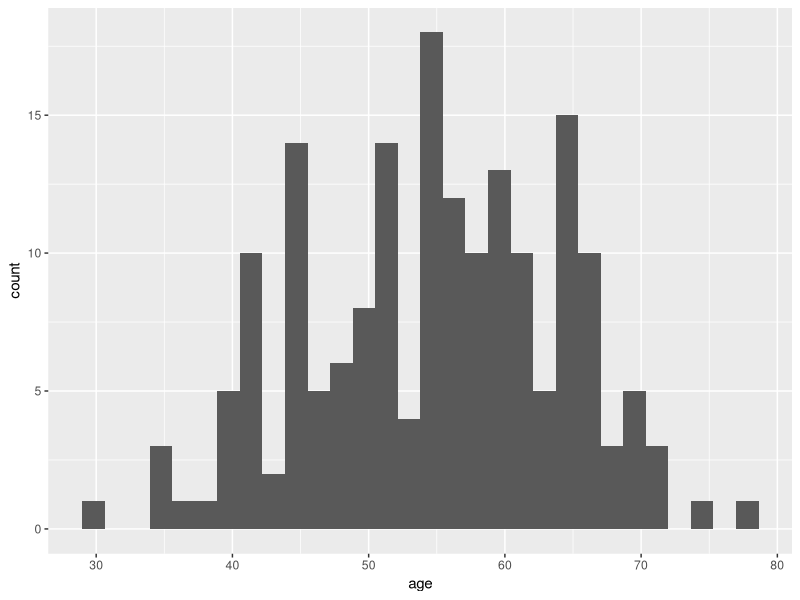
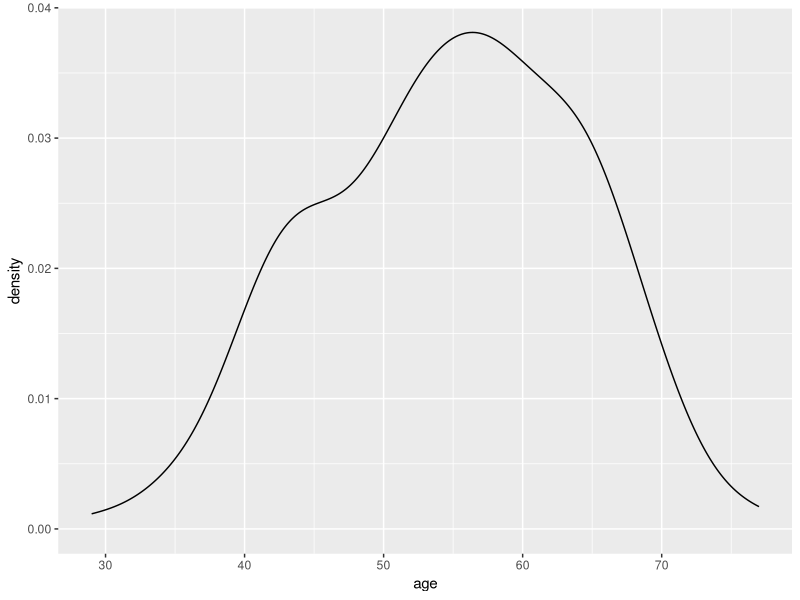
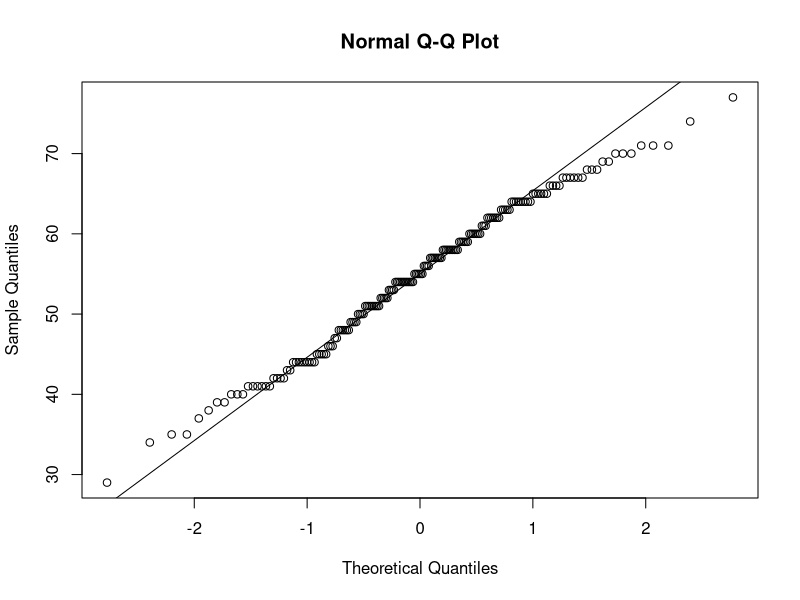
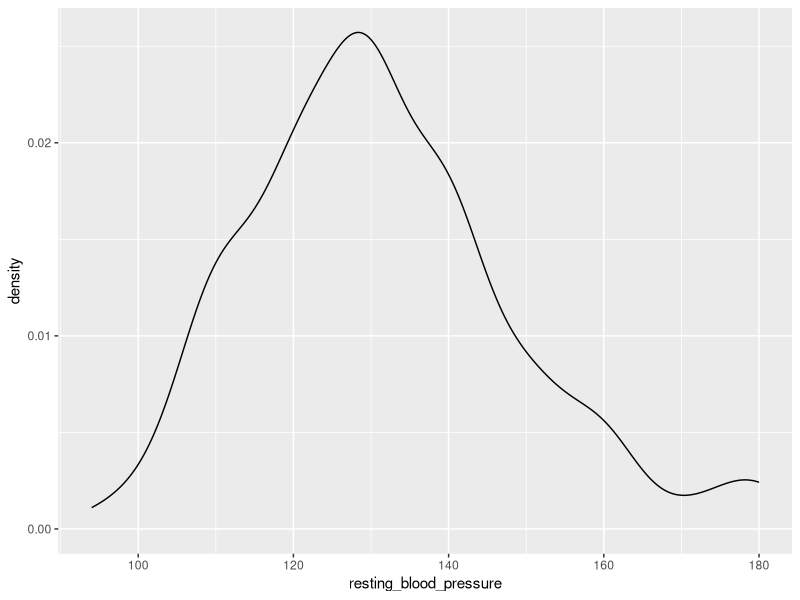
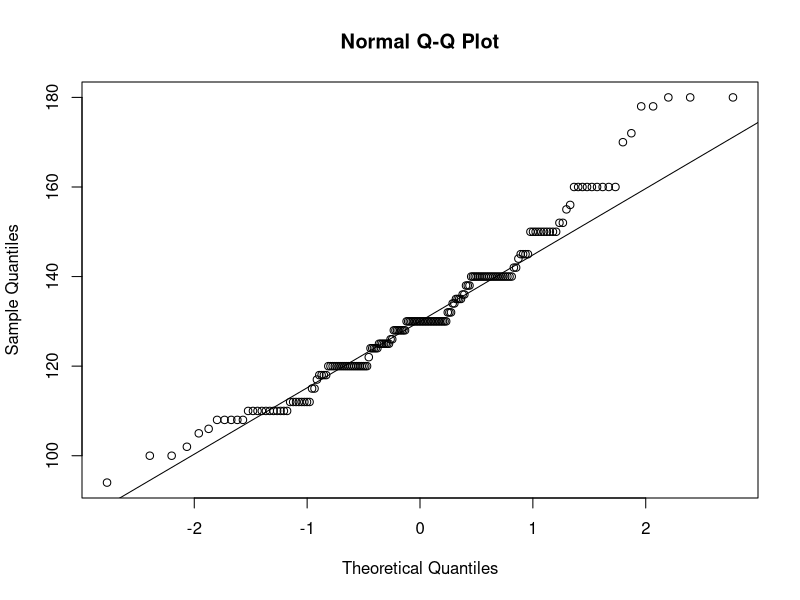
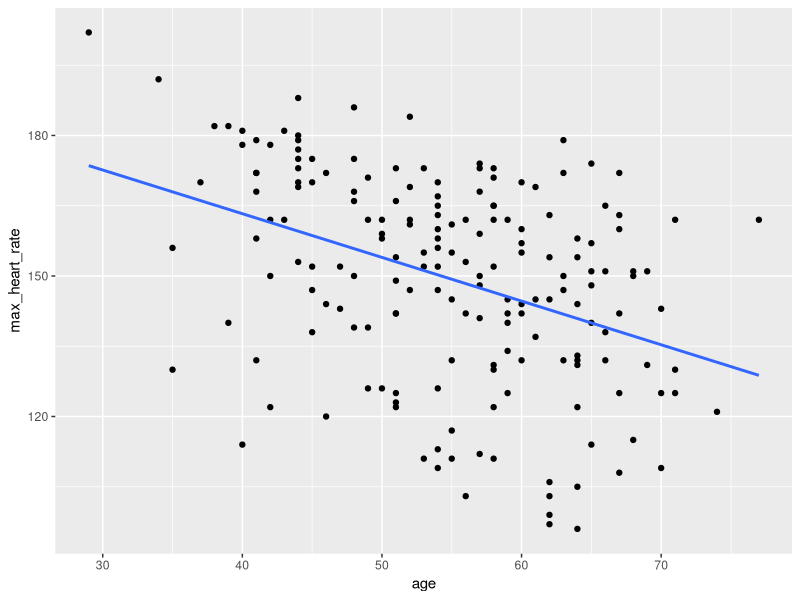

Reproduce these figures in R, in order.
## ---- chunk 1
knitr::opts_chunk$set(echo = TRUE)
## ---- chunk 2
library(readr)
library(tidyverse)
heart <- read_csv("./data/heart_disease.csv")
## ---- chunk 3
mean(heart$age)
## ---- chunk 4
median(heart$age)
## ---- chunk 5
# function for finding mode value
mode_find <- function(data){
  # counts the value
  count <- table(data)
  # find the value with maximum frequency
  mode_value <- names(count)[which(count == max(count))]
  return(mode_value)
}
mode_find(heart$thal_test)
## ---- chunk 6
mean(heart$serum_cholesterol)
## ---- chunk 7
median(heart$serum_cholesterol)
## ---- chunk 8
mode_find(heart$chest_pain_type)
## ---- chunk 9
range(heart$age)
## ---- chunk 10
min(heart$max_heart_rate)
max(heart$max_heart_rate)
## ---- chunk 11
IQR(heart$age)
## ---- chunk 12
quantile(heart$resting_blood_pressure)
## ---- chunk 13

range(heart$serum_cholesterol)
## ---- chunk 14

IQR(heart$serum_cholesterol)
## ---- chunk 15

range(heart$max_heart_rate)
## ---- chunk 16
print("inter quartile range:")
IQR(heart$max_heart_rate)
## ---- chunk 17
var(heart$resting_blood_pressure)
## ---- chunk 18
sd(heart$resting_blood_pressure)
## ---- chunk 19
var(heart$age)
sd(heart$age)
## ---- chunk 20
var(heart$serum_cholesterol)
sd(heart$serum_cholesterol)
## ---- chunk 21
ggplot(heart,aes(x = age))+
  geom_histogram()
## ---- chunk 22
ggplot(heart,aes(x = age))+
  geom_density()
## ---- chunk 23
qqnorm(heart$age)
qqline(heart$age)
## ---- chunk 24
shapiro.test(heart$age)
## ---- chunk 25
ggplot(heart,aes(x = resting_blood_pressure ))+
  geom_density()
## ---- chunk 26
qqnorm(heart$resting_blood_pressure)
qqline(heart$resting_blood_pressure)
## ---- chunk 27
shapiro.test(heart$resting_blood_pressure)
## ---- chunk 28
#library(moments)
#skewness(heart$max_heart_rate)
## ---- chunk 29
#kurtosis(heart$age)
## ---- chunk 30
summary(heart)
## ---- chunk 31
str(heart)
## ---- chunk 32
ttest_max_heart <-t.test(heart$resting_blood_pressure, mu = 120)
ttest_max_heart
## ---- chunk 33
t.test(heart$max_heart_rate , mu = 90 )
## ---- chunk 34
# extract the male and female data 
male_max<- heart %>% filter(sex == "male")
female_max <- heart %>% filter(sex == "female")
t.test(male_max$age,female_max$age, var.equal = TRUE, paired = FALSE)
## ---- chunk 35
male_max_heart<- heart %>% filter(sex == "male")
female_max_heart <- heart %>% filter(sex == "female")
t.test(male_max_heart$max_heart_rate,female_max_heart$max_heart_rate, var.equal = TRUE, paired = FALSE)
## ---- chunk 36
# creating random data 
set.seed(123);
before <- rnorm(100, mean=2, sd=1);
after <- rnorm(100, mean=3, sd=1);

data <- data.frame(before, after);
t.test(data$before, data$after, paired=TRUE);
## ---- chunk 37
chisq_chest_heart <- chisq.test(heart$chest_pain_type, heart$heart_disease)
chisq_chest_heart
## ---- chunk 38
library(broom)
library(knitr)
chisq_chest_heart$observed %>% kable()
## ---- chunk 39
fisher.test(heart$chest_pain_type, heart$heart_disease)
## ---- chunk 40
chisq.test(heart$sex, heart$heart_disease)
## ---- chunk 41
cor(heart$age,heart$max_heart_rate)
## ---- chunk 42
cor(heart$resting_blood_pressure, heart$max_heart_rate)
## ---- chunk 43
# correlation between resting_blood_pressure and max_heart_rate
cor(heart$resting_blood_pressure,heart$max_heart_rate)
## ---- chunk 44
# correlation between serum_cholesterol and age
cor(heart$serum_cholesterol, heart$age)
## ---- chunk 45
ggplot(heart) + geom_point((aes(x=age, y=max_heart_rate))) + geom_smooth(aes(x=age, y=max_heart_rate),method=lm,se=FALSE)
